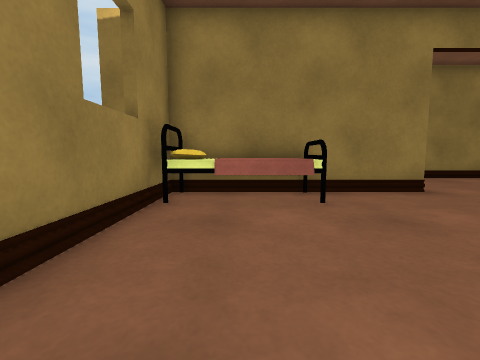
[1] (above)

13 first-person views from a walk through a Unity game level. The camera is 0.56 m above the floor, tilts 6° down and sees 90° across. The floor is counted in squares, 0.5 m on a side. Each view is taken from the middle of a square. On the plan, view 1 faces up. The plan holds only what a view shows up to about 11 squares ahead; the rest is blank.

[2]
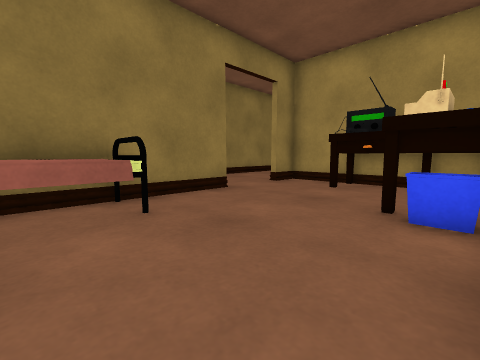

[3]
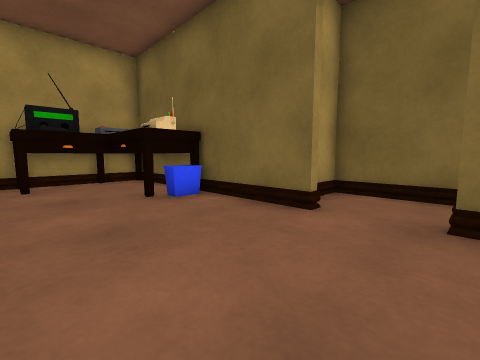

[4]
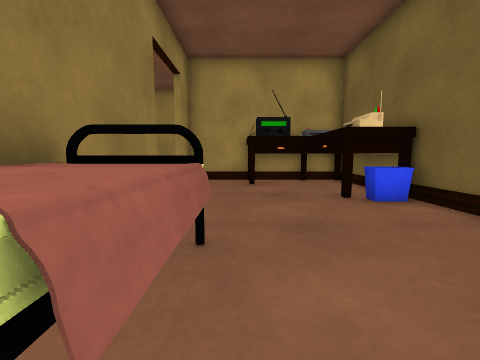

[5]
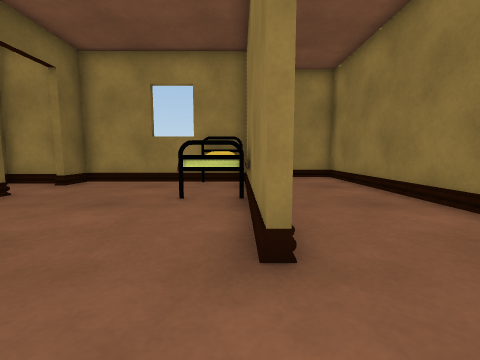

[6]
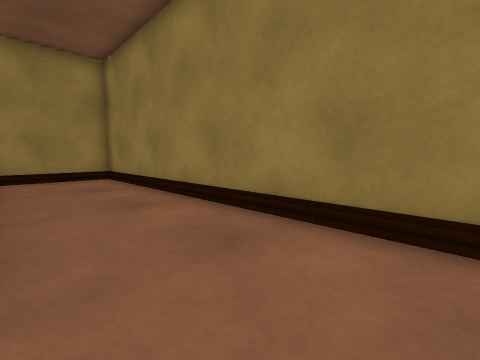

[7]
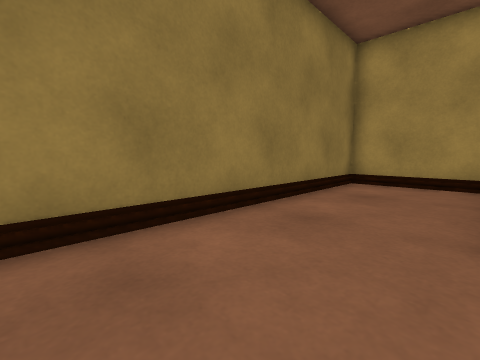

[8]
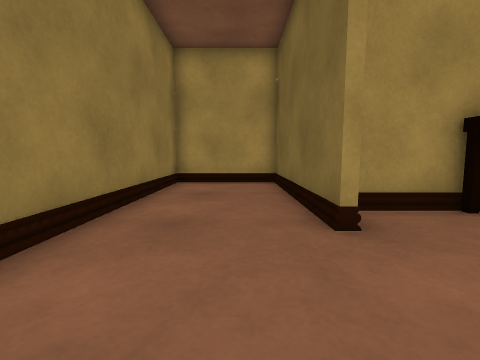

[9]
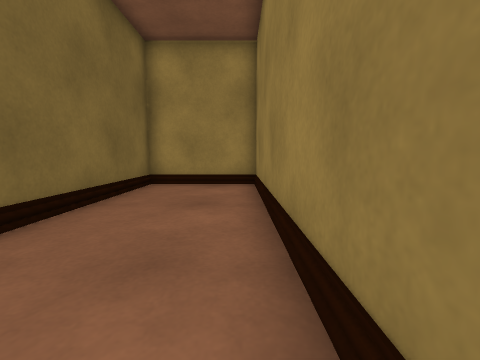

[10]
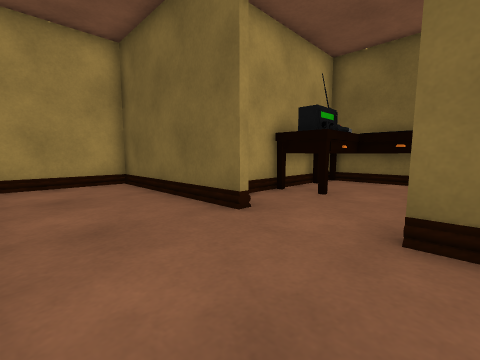

[11]
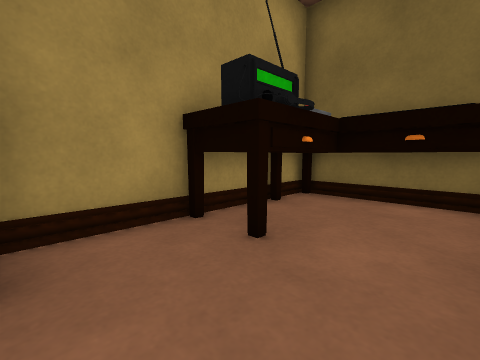

[12]
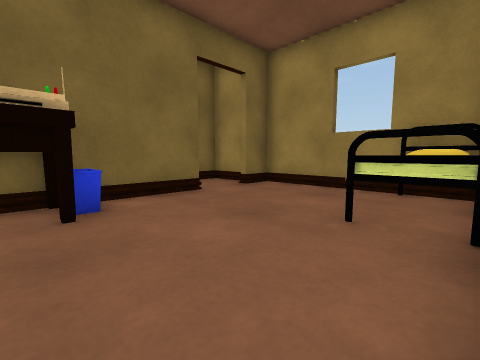

[13]
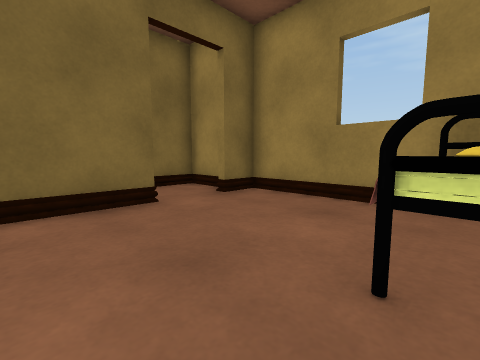

### Floor plan
Key: @ floor where view 1 was taken; # wall or solid block; . floor; = window, fence, low wall or low ledge; ^ raised ledge.
Columns run from 4 left of view 1 to 15 right of it. Each row starts with its distance up from view 1.
 12 ####################
 11 #..................#
 10 #..................#
  9 #..................#
  8 #..................#
  7 ##########...#######
  6   ^^^^^.......#
  5   #.==......  #
  4   #.........##
  3   #.........#
  2   #......####
  1   #......##
  0   ##@.####
 -1   #...#
 -2   #####

Positions as (right, up) in squares from view 1, and headings:
1: (0, 0), facing up
2: (0, 1), facing up-right
3: (-1, 5), facing down-right
4: (-1, 5), facing right
5: (8, 7), facing left
6: (8, 8), facing up-left
7: (5, 8), facing up-right
8: (5, 9), facing right
9: (5, 11), facing left
10: (5, 11), facing down-right
11: (6, 7), facing down-right
12: (6, 7), facing down-left
13: (4, 6), facing down-left
